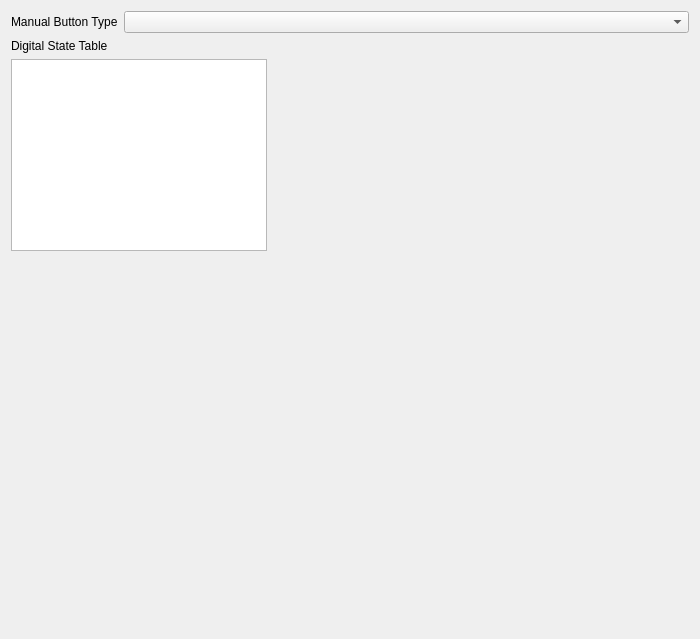
<?xml version="1.0" encoding="UTF-8"?>
<ui version="4.0">
 <class>Form</class>
 <widget class="QWidget" name="Form">
  <property name="geometry">
   <rect>
    <x>0</x>
    <y>0</y>
    <width>700</width>
    <height>639</height>
   </rect>
  </property>
  <property name="windowTitle">
   <string>Form</string>
  </property>
  <layout class="QVBoxLayout" name="verticalLayout">
   <item>
    <layout class="QFormLayout" name="formLayout">
     <property name="fieldGrowthPolicy">
      <enum>QFormLayout::AllNonFixedFieldsGrow</enum>
     </property>
     <item row="0" column="0">
      <widget class="QLabel" name="label_4">
       <property name="text">
        <string>Manual Button Type</string>
       </property>
      </widget>
     </item>
     <item row="0" column="1">
      <widget class="QComboBox" name="ui_manual_display_type"/>
     </item>
    </layout>
   </item>
   <item>
    <layout class="QHBoxLayout" name="horizontalLayout">
     <item>
      <layout class="QVBoxLayout" name="verticalLayout_2">
       <item>
        <widget class="QLabel" name="label_3">
         <property name="text">
          <string>Digital State Table</string>
         </property>
        </widget>
       </item>
       <item>
        <widget class="DigitalStateTableView" name="ui_state_table">
         <property name="sizePolicy">
          <sizepolicy hsizetype="Minimum" vsizetype="Minimum">
           <horstretch>0</horstretch>
           <verstretch>0</verstretch>
          </sizepolicy>
         </property>
        </widget>
       </item>
      </layout>
     </item>
     <item>
      <spacer name="horizontalSpacer">
       <property name="orientation">
        <enum>Qt::Horizontal</enum>
       </property>
       <property name="sizeHint" stdset="0">
        <size>
         <width>40</width>
         <height>20</height>
        </size>
       </property>
      </spacer>
     </item>
    </layout>
   </item>
   <item>
    <spacer name="verticalSpacer">
     <property name="orientation">
      <enum>Qt::Vertical</enum>
     </property>
     <property name="sizeHint" stdset="0">
      <size>
       <width>20</width>
       <height>40</height>
      </size>
     </property>
    </spacer>
   </item>
  </layout>
 </widget>
 <customwidgets>
  <customwidget>
   <class>DigitalStateTableView</class>
   <extends>QTableView</extends>
   <header>linuxnano/views/widgets/state_table_views</header>
  </customwidget>
 </customwidgets>
 <resources/>
 <connections/>
</ui>
